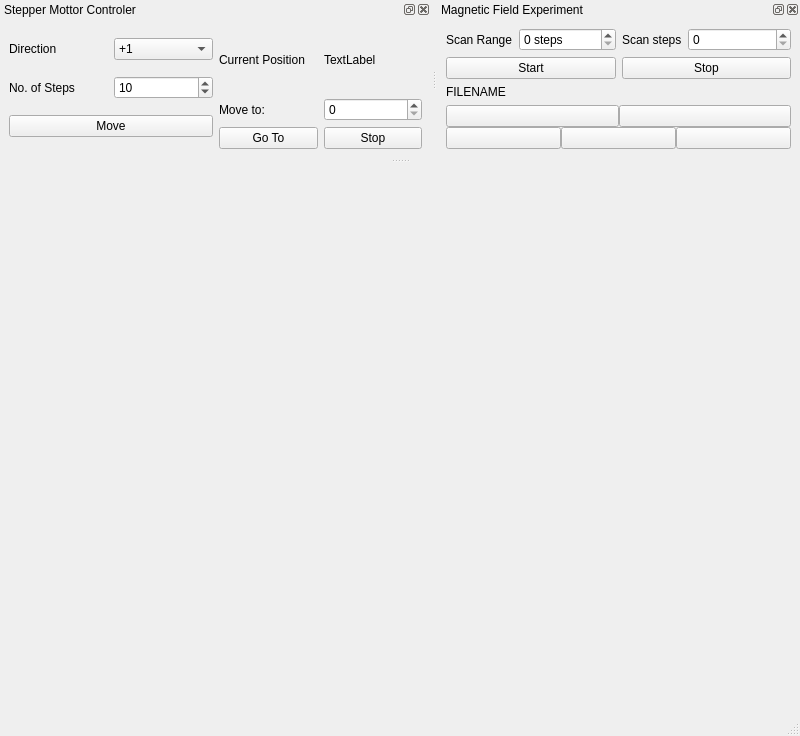
<?xml version="1.0" encoding="UTF-8"?>
<ui version="4.0">
 <class>MainWindow</class>
 <widget class="QMainWindow" name="MainWindow">
  <property name="geometry">
   <rect>
    <x>0</x>
    <y>0</y>
    <width>800</width>
    <height>736</height>
   </rect>
  </property>
  <property name="windowTitle">
   <string>Magnetic Field Experiment</string>
  </property>
  <widget class="QWidget" name="centralwidget">
   <layout class="QVBoxLayout" name="verticalLayout_2">
    <item>
     <widget class="PlotWidget" name="plot_widget" native="true"/>
    </item>
   </layout>
  </widget>
  <widget class="QMenuBar" name="menubar">
   <property name="geometry">
    <rect>
     <x>0</x>
     <y>0</y>
     <width>800</width>
     <height>43</height>
    </rect>
   </property>
  </widget>
  <widget class="QStatusBar" name="statusbar"/>
  <widget class="QDockWidget" name="stepper_motor_dockwidget">
   <property name="windowTitle">
    <string>Stepper Mottor Controler</string>
   </property>
   <attribute name="dockWidgetArea">
    <number>4</number>
   </attribute>
   <widget class="QWidget" name="dockWidgetContents">
    <layout class="QHBoxLayout" name="horizontalLayout">
     <item>
      <layout class="QVBoxLayout" name="move_by_steps_layout">
       <item>
        <layout class="QHBoxLayout" name="direction_layout">
         <item>
          <widget class="QLabel" name="direction_label">
           <property name="text">
            <string>Direction</string>
           </property>
          </widget>
         </item>
         <item>
          <widget class="QComboBox" name="direction_combobox">
           <item>
            <property name="text">
             <string>+1</string>
            </property>
           </item>
           <item>
            <property name="text">
             <string>-1</string>
            </property>
           </item>
          </widget>
         </item>
        </layout>
       </item>
       <item>
        <layout class="QHBoxLayout" name="no_of_steps_layout">
         <item>
          <widget class="QLabel" name="no_of_steps_label">
           <property name="text">
            <string>No. of Steps</string>
           </property>
          </widget>
         </item>
         <item>
          <widget class="QSpinBox" name="no_of_steps_spinbox">
           <property name="maximum">
            <number>100000</number>
           </property>
           <property name="value">
            <number>10</number>
           </property>
          </widget>
         </item>
        </layout>
       </item>
       <item>
        <layout class="QHBoxLayout" name="move_layout">
         <item>
          <widget class="QPushButton" name="move_button">
           <property name="text">
            <string>Move</string>
           </property>
          </widget>
         </item>
        </layout>
       </item>
      </layout>
     </item>
     <item>
      <layout class="QVBoxLayout" name="status_layout">
       <item>
        <layout class="QHBoxLayout" name="current_position_layout">
         <item>
          <widget class="QLabel" name="current_position_text_label">
           <property name="text">
            <string>Current Position</string>
           </property>
          </widget>
         </item>
         <item>
          <widget class="QLabel" name="current_position_label">
           <property name="styleSheet">
            <string notr="true">font: 75 24pt &quot;Arial&quot;;</string>
           </property>
           <property name="text">
            <string>TextLabel</string>
           </property>
          </widget>
         </item>
        </layout>
       </item>
       <item>
        <layout class="QHBoxLayout" name="move_to_layout">
         <item>
          <widget class="QLabel" name="move_to_label">
           <property name="text">
            <string>Move to:</string>
           </property>
          </widget>
         </item>
         <item>
          <widget class="QSpinBox" name="move_to_spinbox">
           <property name="maximum">
            <number>999999999</number>
           </property>
          </widget>
         </item>
        </layout>
       </item>
       <item>
        <layout class="QHBoxLayout" name="go_layout">
         <item>
          <widget class="QPushButton" name="go_to_button">
           <property name="text">
            <string>Go To</string>
           </property>
          </widget>
         </item>
         <item>
          <widget class="QPushButton" name="stop_button">
           <property name="text">
            <string>Stop</string>
           </property>
          </widget>
         </item>
        </layout>
       </item>
      </layout>
     </item>
    </layout>
   </widget>
  </widget>
  <widget class="QDockWidget" name="magnetic_scan_widget">
   <property name="windowTitle">
    <string>Magnetic Field Experiment</string>
   </property>
   <attribute name="dockWidgetArea">
    <number>4</number>
   </attribute>
   <widget class="QWidget" name="dockWidgetContents_2">
    <layout class="QVBoxLayout" name="verticalLayout" stretch="2,2,1,4">
     <item>
      <layout class="QHBoxLayout" name="scan_cfg_layout" stretch="1,1">
       <item>
        <layout class="QHBoxLayout" name="scan_range_layout" stretch="1,2">
         <item>
          <widget class="QLabel" name="scan_range_label">
           <property name="text">
            <string>Scan Range</string>
           </property>
          </widget>
         </item>
         <item>
          <widget class="QSpinBox" name="scan_range_spinbox">
           <property name="suffix">
            <string> steps</string>
           </property>
           <property name="prefix">
            <string/>
           </property>
          </widget>
         </item>
        </layout>
       </item>
       <item>
        <layout class="QHBoxLayout" name="scan_steps_layout" stretch="1,2">
         <item>
          <widget class="QLabel" name="scan_steps_label">
           <property name="text">
            <string>Scan steps</string>
           </property>
          </widget>
         </item>
         <item>
          <widget class="QSpinBox" name="scan_steps_spinbox"/>
         </item>
        </layout>
       </item>
      </layout>
     </item>
     <item>
      <layout class="QHBoxLayout" name="start_stop_layout">
       <item>
        <widget class="QPushButton" name="start_button">
         <property name="text">
          <string>Start</string>
         </property>
        </widget>
       </item>
       <item>
        <widget class="QPushButton" name="stop_button_2">
         <property name="text">
          <string>Stop</string>
         </property>
        </widget>
       </item>
      </layout>
     </item>
     <item>
      <widget class="QLabel" name="filename_label">
       <property name="text">
        <string>FILENAME</string>
       </property>
      </widget>
     </item>
     <item>
      <layout class="QVBoxLayout" name="file_io_layout">
       <property name="spacing">
        <number>0</number>
       </property>
       <item>
        <layout class="QHBoxLayout" name="save_layout">
         <item>
          <widget class="QPushButton" name="save_button">
           <property name="text">
            <string/>
           </property>
          </widget>
         </item>
         <item>
          <widget class="QPushButton" name="delete_button">
           <property name="text">
            <string/>
           </property>
          </widget>
         </item>
        </layout>
       </item>
       <item>
        <layout class="QHBoxLayout" name="load_layout">
         <item>
          <widget class="QPushButton" name="load_button">
           <property name="text">
            <string/>
           </property>
          </widget>
         </item>
         <item>
          <widget class="QPushButton" name="previous_button">
           <property name="text">
            <string/>
           </property>
          </widget>
         </item>
         <item>
          <widget class="QPushButton" name="next_button">
           <property name="text">
            <string/>
           </property>
          </widget>
         </item>
        </layout>
       </item>
      </layout>
     </item>
    </layout>
   </widget>
  </widget>
 </widget>
 <customwidgets>
  <customwidget>
   <class>PlotWidget</class>
   <extends>QWidget</extends>
   <header>pyqtgraph</header>
   <container>1</container>
  </customwidget>
 </customwidgets>
 <resources/>
 <connections/>
</ui>
